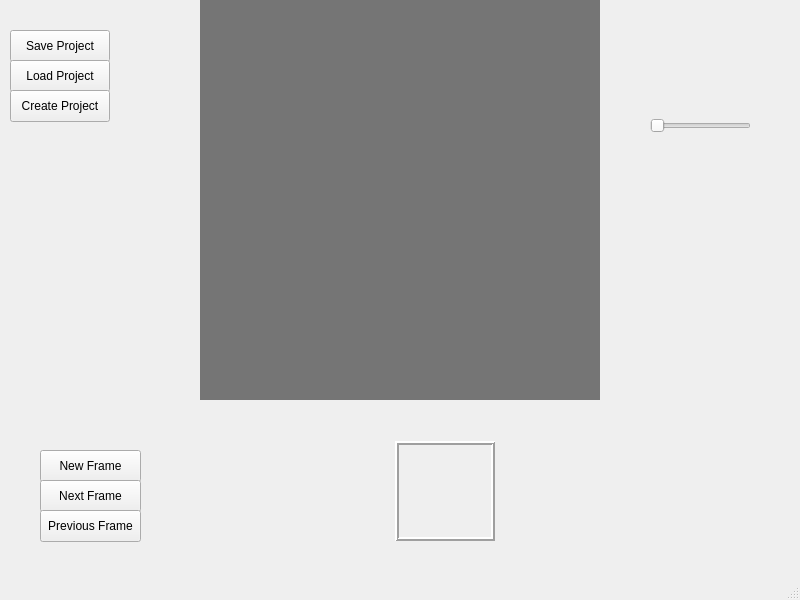
<?xml version="1.0" encoding="UTF-8"?>
<ui version="4.0">
 <class>MainWindow</class>
 <widget class="QMainWindow" name="MainWindow">
  <property name="geometry">
   <rect>
    <x>0</x>
    <y>0</y>
    <width>800</width>
    <height>600</height>
   </rect>
  </property>
  <property name="windowTitle">
   <string>MainWindow</string>
  </property>
  <widget class="QWidget" name="mainWidget">
   <widget class="CanvasWidget" name="canvasWidget" native="true">
    <property name="geometry">
     <rect>
      <x>200</x>
      <y>0</y>
      <width>400</width>
      <height>400</height>
     </rect>
    </property>
    <property name="palette">
     <palette>
      <active>
       <colorrole role="Light">
        <brush brushstyle="SolidPattern">
         <color alpha="255">
          <red>253</red>
          <green>253</green>
          <blue>253</blue>
         </color>
        </brush>
       </colorrole>
       <colorrole role="Midlight">
        <brush brushstyle="SolidPattern">
         <color alpha="255">
          <red>247</red>
          <green>251</green>
          <blue>250</blue>
         </color>
        </brush>
       </colorrole>
       <colorrole role="Window">
        <brush brushstyle="SolidPattern">
         <color alpha="255">
          <red>117</red>
          <green>117</green>
          <blue>117</blue>
         </color>
        </brush>
       </colorrole>
      </active>
      <inactive>
       <colorrole role="Light">
        <brush brushstyle="SolidPattern">
         <color alpha="255">
          <red>253</red>
          <green>253</green>
          <blue>253</blue>
         </color>
        </brush>
       </colorrole>
       <colorrole role="Midlight">
        <brush brushstyle="SolidPattern">
         <color alpha="255">
          <red>247</red>
          <green>251</green>
          <blue>250</blue>
         </color>
        </brush>
       </colorrole>
       <colorrole role="Window">
        <brush brushstyle="SolidPattern">
         <color alpha="255">
          <red>117</red>
          <green>117</green>
          <blue>117</blue>
         </color>
        </brush>
       </colorrole>
      </inactive>
      <disabled>
       <colorrole role="Light">
        <brush brushstyle="SolidPattern">
         <color alpha="255">
          <red>253</red>
          <green>253</green>
          <blue>253</blue>
         </color>
        </brush>
       </colorrole>
       <colorrole role="Midlight">
        <brush brushstyle="SolidPattern">
         <color alpha="255">
          <red>247</red>
          <green>251</green>
          <blue>250</blue>
         </color>
        </brush>
       </colorrole>
       <colorrole role="Base">
        <brush brushstyle="SolidPattern">
         <color alpha="255">
          <red>117</red>
          <green>117</green>
          <blue>117</blue>
         </color>
        </brush>
       </colorrole>
       <colorrole role="Window">
        <brush brushstyle="SolidPattern">
         <color alpha="255">
          <red>117</red>
          <green>117</green>
          <blue>117</blue>
         </color>
        </brush>
       </colorrole>
      </disabled>
     </palette>
    </property>
    <property name="autoFillBackground">
     <bool>false</bool>
    </property>
    <widget class="QLabel" name="canvasLabel">
     <property name="geometry">
      <rect>
       <x>0</x>
       <y>0</y>
       <width>400</width>
       <height>400</height>
      </rect>
     </property>
     <property name="minimumSize">
      <size>
       <width>400</width>
       <height>400</height>
      </size>
     </property>
     <property name="maximumSize">
      <size>
       <width>400</width>
       <height>400</height>
      </size>
     </property>
     <property name="accessibleDescription">
      <string/>
     </property>
     <property name="autoFillBackground">
      <bool>true</bool>
     </property>
     <property name="text">
      <string/>
     </property>
     <property name="scaledContents">
      <bool>true</bool>
     </property>
    </widget>
   </widget>
   <widget class="QPushButton" name="saveProjectButton">
    <property name="geometry">
     <rect>
      <x>10</x>
      <y>30</y>
      <width>100</width>
      <height>32</height>
     </rect>
    </property>
    <property name="text">
     <string>Save Project</string>
    </property>
   </widget>
   <widget class="QPushButton" name="loadProjectButton">
    <property name="geometry">
     <rect>
      <x>10</x>
      <y>60</y>
      <width>100</width>
      <height>32</height>
     </rect>
    </property>
    <property name="text">
     <string>Load Project</string>
    </property>
   </widget>
   <widget class="QPushButton" name="createProjectButton">
    <property name="geometry">
     <rect>
      <x>10</x>
      <y>90</y>
      <width>100</width>
      <height>32</height>
     </rect>
    </property>
    <property name="text">
     <string>Create Project</string>
    </property>
   </widget>
   <widget class="QLabel" name="previewLabel">
    <property name="geometry">
     <rect>
      <x>650</x>
      <y>0</y>
      <width>100</width>
      <height>100</height>
     </rect>
    </property>
    <property name="text">
     <string/>
    </property>
   </widget>
   <widget class="QPushButton" name="newFrameButton">
    <property name="geometry">
     <rect>
      <x>40</x>
      <y>450</y>
      <width>101</width>
      <height>32</height>
     </rect>
    </property>
    <property name="text">
     <string>New Frame</string>
    </property>
   </widget>
   <widget class="QPushButton" name="nextFrameButton">
    <property name="geometry">
     <rect>
      <x>40</x>
      <y>480</y>
      <width>101</width>
      <height>32</height>
     </rect>
    </property>
    <property name="text">
     <string>Next Frame</string>
    </property>
   </widget>
   <widget class="QPushButton" name="previousFrameButton">
    <property name="geometry">
     <rect>
      <x>40</x>
      <y>510</y>
      <width>101</width>
      <height>32</height>
     </rect>
    </property>
    <property name="text">
     <string>Previous Frame</string>
    </property>
   </widget>
   <widget class="QWidget" name="horizontalLayoutWidget">
    <property name="geometry">
     <rect>
      <x>150</x>
      <y>440</y>
      <width>591</width>
      <height>102</height>
     </rect>
    </property>
    <layout class="QHBoxLayout" name="horizontalLayout">
     <property name="spacing">
      <number>0</number>
     </property>
     <item>
      <widget class="QLabel" name="frameLabel1">
       <property name="minimumSize">
        <size>
         <width>100</width>
         <height>100</height>
        </size>
       </property>
       <property name="maximumSize">
        <size>
         <width>100</width>
         <height>100</height>
        </size>
       </property>
       <property name="text">
        <string/>
       </property>
      </widget>
     </item>
     <item>
      <widget class="QLabel" name="frameLabel2">
       <property name="minimumSize">
        <size>
         <width>100</width>
         <height>100</height>
        </size>
       </property>
       <property name="maximumSize">
        <size>
         <width>100</width>
         <height>100</height>
        </size>
       </property>
       <property name="text">
        <string/>
       </property>
      </widget>
     </item>
     <item>
      <widget class="QFrame" name="frame_2">
       <property name="enabled">
        <bool>true</bool>
       </property>
       <property name="minimumSize">
        <size>
         <width>100</width>
         <height>100</height>
        </size>
       </property>
       <property name="maximumSize">
        <size>
         <width>100</width>
         <height>100</height>
        </size>
       </property>
       <property name="frameShape">
        <enum>QFrame::Box</enum>
       </property>
       <property name="frameShadow">
        <enum>QFrame::Raised</enum>
       </property>
       <property name="lineWidth">
        <number>2</number>
       </property>
       <widget class="QLabel" name="frameLabel3">
        <property name="enabled">
         <bool>true</bool>
        </property>
        <property name="geometry">
         <rect>
          <x>0</x>
          <y>0</y>
          <width>100</width>
          <height>100</height>
         </rect>
        </property>
        <property name="minimumSize">
         <size>
          <width>100</width>
          <height>100</height>
         </size>
        </property>
        <property name="maximumSize">
         <size>
          <width>100</width>
          <height>100</height>
         </size>
        </property>
        <property name="text">
         <string/>
        </property>
       </widget>
      </widget>
     </item>
     <item>
      <widget class="QLabel" name="frameLabel4">
       <property name="minimumSize">
        <size>
         <width>100</width>
         <height>100</height>
        </size>
       </property>
       <property name="maximumSize">
        <size>
         <width>100</width>
         <height>100</height>
        </size>
       </property>
       <property name="text">
        <string/>
       </property>
      </widget>
     </item>
     <item>
      <widget class="QLabel" name="frameLabel5">
       <property name="minimumSize">
        <size>
         <width>100</width>
         <height>100</height>
        </size>
       </property>
       <property name="maximumSize">
        <size>
         <width>100</width>
         <height>100</height>
        </size>
       </property>
       <property name="text">
        <string/>
       </property>
      </widget>
     </item>
    </layout>
   </widget>
   <widget class="QSlider" name="frameRateSlider">
    <property name="geometry">
     <rect>
      <x>650</x>
      <y>110</y>
      <width>101</width>
      <height>31</height>
     </rect>
    </property>
    <property name="minimum">
     <number>1</number>
    </property>
    <property name="maximum">
     <number>12</number>
    </property>
    <property name="singleStep">
     <number>2</number>
    </property>
    <property name="value">
     <number>1</number>
    </property>
    <property name="sliderPosition">
     <number>1</number>
    </property>
    <property name="orientation">
     <enum>Qt::Horizontal</enum>
    </property>
   </widget>
  </widget>
  <widget class="QMenuBar" name="menubar">
   <property name="geometry">
    <rect>
     <x>0</x>
     <y>0</y>
     <width>800</width>
     <height>22</height>
    </rect>
   </property>
  </widget>
  <widget class="QStatusBar" name="statusbar"/>
 </widget>
 <customwidgets>
  <customwidget>
   <class>CanvasWidget</class>
   <extends>QWidget</extends>
   <header>canvaswidget.h</header>
   <container>1</container>
  </customwidget>
 </customwidgets>
 <resources/>
 <connections/>
</ui>
